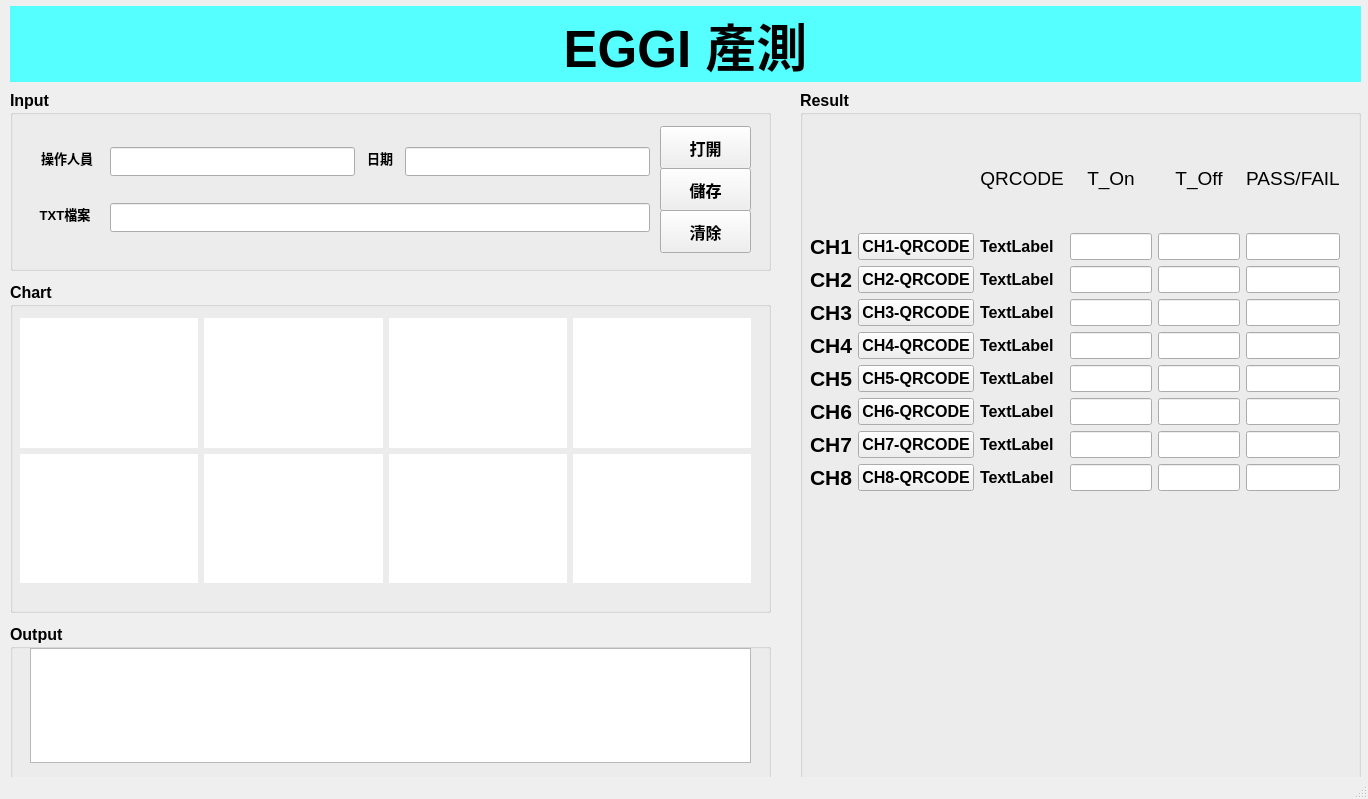
<?xml version="1.0" encoding="UTF-8"?>
<ui version="4.0">
 <class>MainWindow</class>
 <widget class="QMainWindow" name="MainWindow">
  <property name="geometry">
   <rect>
    <x>0</x>
    <y>0</y>
    <width>1368</width>
    <height>799</height>
   </rect>
  </property>
  <property name="windowTitle">
   <string>MainWindow</string>
  </property>
  <widget class="QWidget" name="centralwidget">
   <widget class="QGroupBox" name="Input_box">
    <property name="geometry">
     <rect>
      <x>10</x>
      <y>90</y>
      <width>761</width>
      <height>181</height>
     </rect>
    </property>
    <property name="font">
     <font>
      <pointsize>12</pointsize>
      <weight>75</weight>
      <bold>true</bold>
     </font>
    </property>
    <property name="title">
     <string>Input</string>
    </property>
    <widget class="QPushButton" name="btn_opentxt">
     <property name="geometry">
      <rect>
       <x>650</x>
       <y>36</y>
       <width>91</width>
       <height>43</height>
      </rect>
     </property>
     <property name="font">
      <font>
       <pointsize>12</pointsize>
       <weight>75</weight>
       <bold>true</bold>
      </font>
     </property>
     <property name="text">
      <string>打開</string>
     </property>
    </widget>
    <widget class="QPushButton" name="btn_save">
     <property name="geometry">
      <rect>
       <x>650</x>
       <y>78</y>
       <width>91</width>
       <height>43</height>
      </rect>
     </property>
     <property name="font">
      <font>
       <pointsize>12</pointsize>
       <weight>75</weight>
       <bold>true</bold>
      </font>
     </property>
     <property name="text">
      <string>儲存</string>
     </property>
    </widget>
    <widget class="QPushButton" name="btn_clean">
     <property name="geometry">
      <rect>
       <x>650</x>
       <y>120</y>
       <width>91</width>
       <height>43</height>
      </rect>
     </property>
     <property name="font">
      <font>
       <pointsize>12</pointsize>
       <weight>75</weight>
       <bold>true</bold>
      </font>
     </property>
     <property name="text">
      <string>清除</string>
     </property>
    </widget>
    <widget class="QLabel" name="label_name">
     <property name="geometry">
      <rect>
       <x>21</x>
       <y>57</y>
       <width>72</width>
       <height>21</height>
      </rect>
     </property>
     <property name="font">
      <font>
       <pointsize>10</pointsize>
       <weight>75</weight>
       <bold>true</bold>
      </font>
     </property>
     <property name="text">
      <string>操作人員</string>
     </property>
     <property name="alignment">
      <set>Qt::AlignCenter</set>
     </property>
    </widget>
    <widget class="QLineEdit" name="input_name">
     <property name="geometry">
      <rect>
       <x>100</x>
       <y>57</y>
       <width>245</width>
       <height>29</height>
      </rect>
     </property>
    </widget>
    <widget class="QLabel" name="label_datetime">
     <property name="geometry">
      <rect>
       <x>352</x>
       <y>57</y>
       <width>36</width>
       <height>21</height>
      </rect>
     </property>
     <property name="font">
      <font>
       <pointsize>10</pointsize>
       <weight>75</weight>
       <bold>true</bold>
      </font>
     </property>
     <property name="text">
      <string>日期</string>
     </property>
     <property name="alignment">
      <set>Qt::AlignCenter</set>
     </property>
    </widget>
    <widget class="QLineEdit" name="output_datetime">
     <property name="geometry">
      <rect>
       <x>395</x>
       <y>57</y>
       <width>245</width>
       <height>29</height>
      </rect>
     </property>
    </widget>
    <widget class="QLabel" name="label_txt_2">
     <property name="geometry">
      <rect>
       <x>21</x>
       <y>113</y>
       <width>68</width>
       <height>21</height>
      </rect>
     </property>
     <property name="font">
      <font>
       <pointsize>10</pointsize>
       <weight>75</weight>
       <bold>true</bold>
      </font>
     </property>
     <property name="text">
      <string>TXT檔案</string>
     </property>
     <property name="alignment">
      <set>Qt::AlignCenter</set>
     </property>
    </widget>
    <widget class="QLineEdit" name="input_file">
     <property name="geometry">
      <rect>
       <x>100</x>
       <y>113</y>
       <width>540</width>
       <height>29</height>
      </rect>
     </property>
    </widget>
   </widget>
   <widget class="QLabel" name="EGGI_Title">
    <property name="geometry">
     <rect>
      <x>10</x>
      <y>6</y>
      <width>1351</width>
      <height>76</height>
     </rect>
    </property>
    <property name="font">
     <font>
      <pointsize>38</pointsize>
      <weight>75</weight>
      <bold>true</bold>
      <underline>false</underline>
     </font>
    </property>
    <property name="cursor">
     <cursorShape>ArrowCursor</cursorShape>
    </property>
    <property name="styleSheet">
     <string notr="true">background-color: rgb(85, 255, 255);</string>
    </property>
    <property name="text">
     <string>EGGI 產測</string>
    </property>
    <property name="alignment">
     <set>Qt::AlignCenter</set>
    </property>
   </widget>
   <widget class="QGroupBox" name="Chart_box">
    <property name="geometry">
     <rect>
      <x>10</x>
      <y>282</y>
      <width>761</width>
      <height>331</height>
     </rect>
    </property>
    <property name="font">
     <font>
      <pointsize>12</pointsize>
      <weight>75</weight>
      <bold>true</bold>
     </font>
    </property>
    <property name="title">
     <string>Chart</string>
    </property>
    <widget class="QSplitter" name="splitter_2">
     <property name="geometry">
      <rect>
       <x>16</x>
       <y>156</y>
       <width>0</width>
       <height>0</height>
      </rect>
     </property>
     <property name="orientation">
      <enum>Qt::Vertical</enum>
     </property>
     <widget class="QWidget" name="widget_6" native="true">
      <property name="styleSheet">
       <string notr="true">background-color: rgb(255, 255, 255);</string>
      </property>
     </widget>
     <widget class="QWidget" name="widget_7" native="true">
      <property name="styleSheet">
       <string notr="true">background-color: rgb(255, 255, 255);</string>
      </property>
     </widget>
     <widget class="QWidget" name="widget_8" native="true">
      <property name="styleSheet">
       <string notr="true">background-color: rgb(255, 255, 255);</string>
      </property>
     </widget>
     <widget class="QWidget" name="widget_5" native="true">
      <property name="styleSheet">
       <string notr="true">background-color: rgb(255, 255, 255);</string>
      </property>
     </widget>
    </widget>
    <widget class="QWidget" name="layoutWidget_2">
     <property name="geometry">
      <rect>
       <x>10</x>
       <y>36</y>
       <width>731</width>
       <height>265</height>
      </rect>
     </property>
     <layout class="QGridLayout" name="gridLayout_3">
      <item row="0" column="2">
       <widget class="QWidget" name="ch3_chart" native="true">
        <property name="styleSheet">
         <string notr="true">
background-color: rgb(255, 255, 255);</string>
        </property>
       </widget>
      </item>
      <item row="2" column="2">
       <widget class="QWidget" name="ch7_chart" native="true">
        <property name="styleSheet">
         <string notr="true">
background-color: rgb(255, 255, 255);</string>
        </property>
       </widget>
      </item>
      <item row="2" column="1">
       <widget class="QWidget" name="ch6_chart" native="true">
        <property name="styleSheet">
         <string notr="true">
background-color: rgb(255, 255, 255);</string>
        </property>
       </widget>
      </item>
      <item row="0" column="0">
       <widget class="QWidget" name="ch1_chart" native="true">
        <property name="styleSheet">
         <string notr="true">
background-color: rgb(255, 255, 255);</string>
        </property>
       </widget>
      </item>
      <item row="2" column="3">
       <widget class="QWidget" name="ch8_chart" native="true">
        <property name="styleSheet">
         <string notr="true">
background-color: rgb(255, 255, 255);</string>
        </property>
       </widget>
      </item>
      <item row="0" column="3">
       <widget class="QWidget" name="ch4_chart" native="true">
        <property name="styleSheet">
         <string notr="true">
background-color: rgb(255, 255, 255);</string>
        </property>
       </widget>
      </item>
      <item row="2" column="0">
       <widget class="QWidget" name="ch5_chart" native="true">
        <property name="styleSheet">
         <string notr="true">
background-color: rgb(255, 255, 255);</string>
        </property>
       </widget>
      </item>
      <item row="0" column="1">
       <widget class="QWidget" name="ch2_chart" native="true">
        <property name="styleSheet">
         <string notr="true">
background-color: rgb(255, 255, 255);</string>
        </property>
       </widget>
      </item>
     </layout>
    </widget>
   </widget>
   <widget class="QGroupBox" name="Result_box">
    <property name="geometry">
     <rect>
      <x>800</x>
      <y>90</y>
      <width>561</width>
      <height>691</height>
     </rect>
    </property>
    <property name="font">
     <font>
      <pointsize>12</pointsize>
      <weight>75</weight>
      <bold>true</bold>
     </font>
    </property>
    <property name="title">
     <string>Result</string>
    </property>
    <widget class="QWidget" name="layoutWidget">
     <property name="geometry">
      <rect>
       <x>10</x>
       <y>40</y>
       <width>530</width>
       <height>361</height>
      </rect>
     </property>
     <layout class="QGridLayout" name="gridLayout">
      <item row="7" column="5">
       <widget class="QLineEdit" name="ch7_T_Off"/>
      </item>
      <item row="5" column="2">
       <widget class="QPushButton" name="pushButton_5">
        <property name="text">
         <string>CH5-QRCODE</string>
        </property>
       </widget>
      </item>
      <item row="3" column="2">
       <widget class="QPushButton" name="pushButton_3">
        <property name="text">
         <string>CH3-QRCODE</string>
        </property>
       </widget>
      </item>
      <item row="4" column="2">
       <widget class="QPushButton" name="pushButton_4">
        <property name="text">
         <string>CH4-QRCODE</string>
        </property>
       </widget>
      </item>
      <item row="1" column="2">
       <widget class="QPushButton" name="pushButton">
        <property name="text">
         <string>CH1-QRCODE</string>
        </property>
       </widget>
      </item>
      <item row="6" column="5">
       <widget class="QLineEdit" name="ch6_T_Off"/>
      </item>
      <item row="2" column="2">
       <widget class="QPushButton" name="pushButton_2">
        <property name="text">
         <string>CH2-QRCODE</string>
        </property>
       </widget>
      </item>
      <item row="8" column="2">
       <widget class="QPushButton" name="pushButton_8">
        <property name="text">
         <string>CH8-QRCODE</string>
        </property>
       </widget>
      </item>
      <item row="7" column="2">
       <widget class="QPushButton" name="pushButton_7">
        <property name="text">
         <string>CH7-QRCODE</string>
        </property>
       </widget>
      </item>
      <item row="8" column="4">
       <widget class="QLineEdit" name="ch8_T_On"/>
      </item>
      <item row="2" column="5">
       <widget class="QLineEdit" name="ch2_T_Off"/>
      </item>
      <item row="3" column="1">
       <widget class="QLabel" name="label_ch3">
        <property name="font">
         <font>
          <pointsize>16</pointsize>
          <weight>75</weight>
          <bold>true</bold>
         </font>
        </property>
        <property name="text">
         <string>CH3</string>
        </property>
        <property name="alignment">
         <set>Qt::AlignCenter</set>
        </property>
       </widget>
      </item>
      <item row="7" column="1">
       <widget class="QLabel" name="label_ch7">
        <property name="font">
         <font>
          <pointsize>16</pointsize>
          <weight>75</weight>
          <bold>true</bold>
         </font>
        </property>
        <property name="text">
         <string>CH7</string>
        </property>
        <property name="alignment">
         <set>Qt::AlignCenter</set>
        </property>
       </widget>
      </item>
      <item row="0" column="3">
       <widget class="QLabel" name="label_qrcode">
        <property name="font">
         <font>
          <pointsize>14</pointsize>
          <weight>50</weight>
          <bold>false</bold>
         </font>
        </property>
        <property name="text">
         <string>QRCODE</string>
        </property>
        <property name="alignment">
         <set>Qt::AlignCenter</set>
        </property>
       </widget>
      </item>
      <item row="5" column="6">
       <widget class="QLineEdit" name="ch5_PF"/>
      </item>
      <item row="6" column="1">
       <widget class="QLabel" name="label_ch6">
        <property name="font">
         <font>
          <pointsize>16</pointsize>
          <weight>75</weight>
          <bold>true</bold>
         </font>
        </property>
        <property name="text">
         <string>CH6</string>
        </property>
        <property name="alignment">
         <set>Qt::AlignCenter</set>
        </property>
       </widget>
      </item>
      <item row="5" column="4">
       <widget class="QLineEdit" name="ch5_T_On"/>
      </item>
      <item row="2" column="6">
       <widget class="QLineEdit" name="ch2_PF"/>
      </item>
      <item row="2" column="1">
       <widget class="QLabel" name="label_ch2">
        <property name="font">
         <font>
          <pointsize>16</pointsize>
          <weight>75</weight>
          <bold>true</bold>
         </font>
        </property>
        <property name="text">
         <string>CH2</string>
        </property>
        <property name="alignment">
         <set>Qt::AlignCenter</set>
        </property>
       </widget>
      </item>
      <item row="1" column="6">
       <widget class="QLineEdit" name="ch1_PF"/>
      </item>
      <item row="4" column="6">
       <widget class="QLineEdit" name="ch4_PF"/>
      </item>
      <item row="1" column="5">
       <widget class="QLineEdit" name="ch1_T_Off"/>
      </item>
      <item row="3" column="6">
       <widget class="QLineEdit" name="ch3_PF"/>
      </item>
      <item row="8" column="6">
       <widget class="QLineEdit" name="ch8_PF"/>
      </item>
      <item row="7" column="4">
       <widget class="QLineEdit" name="ch7_T_On"/>
      </item>
      <item row="4" column="4">
       <widget class="QLineEdit" name="ch4_T_On"/>
      </item>
      <item row="5" column="1">
       <widget class="QLabel" name="label_ch5">
        <property name="font">
         <font>
          <pointsize>16</pointsize>
          <weight>75</weight>
          <bold>true</bold>
         </font>
        </property>
        <property name="text">
         <string>CH5</string>
        </property>
        <property name="alignment">
         <set>Qt::AlignCenter</set>
        </property>
       </widget>
      </item>
      <item row="4" column="5">
       <widget class="QLineEdit" name="ch4_T_Off"/>
      </item>
      <item row="6" column="4">
       <widget class="QLineEdit" name="ch6_T_On"/>
      </item>
      <item row="0" column="6">
       <widget class="QLabel" name="label_T_On_14">
        <property name="font">
         <font>
          <pointsize>14</pointsize>
          <weight>50</weight>
          <bold>false</bold>
         </font>
        </property>
        <property name="text">
         <string>PASS/FAIL</string>
        </property>
        <property name="alignment">
         <set>Qt::AlignCenter</set>
        </property>
       </widget>
      </item>
      <item row="8" column="1">
       <widget class="QLabel" name="label_ch8">
        <property name="font">
         <font>
          <pointsize>16</pointsize>
          <weight>75</weight>
          <bold>true</bold>
         </font>
        </property>
        <property name="text">
         <string>CH8</string>
        </property>
        <property name="alignment">
         <set>Qt::AlignCenter</set>
        </property>
       </widget>
      </item>
      <item row="3" column="4">
       <widget class="QLineEdit" name="ch3_T_On"/>
      </item>
      <item row="0" column="5">
       <widget class="QLabel" name="label_T_Off">
        <property name="font">
         <font>
          <pointsize>14</pointsize>
          <weight>50</weight>
          <bold>false</bold>
         </font>
        </property>
        <property name="text">
         <string>T_Off</string>
        </property>
        <property name="alignment">
         <set>Qt::AlignCenter</set>
        </property>
       </widget>
      </item>
      <item row="1" column="1">
       <widget class="QLabel" name="label_ch1">
        <property name="font">
         <font>
          <pointsize>16</pointsize>
          <weight>75</weight>
          <bold>true</bold>
         </font>
        </property>
        <property name="text">
         <string>CH1</string>
        </property>
        <property name="alignment">
         <set>Qt::AlignCenter</set>
        </property>
       </widget>
      </item>
      <item row="7" column="6">
       <widget class="QLineEdit" name="ch7_PF"/>
      </item>
      <item row="4" column="1">
       <widget class="QLabel" name="label_ch4">
        <property name="font">
         <font>
          <pointsize>16</pointsize>
          <weight>75</weight>
          <bold>true</bold>
         </font>
        </property>
        <property name="text">
         <string>CH4</string>
        </property>
        <property name="alignment">
         <set>Qt::AlignCenter</set>
        </property>
       </widget>
      </item>
      <item row="1" column="4">
       <widget class="QLineEdit" name="ch1_T_On"/>
      </item>
      <item row="3" column="5">
       <widget class="QLineEdit" name="ch3_T_Off"/>
      </item>
      <item row="5" column="5">
       <widget class="QLineEdit" name="ch5_T_Off"/>
      </item>
      <item row="2" column="4">
       <widget class="QLineEdit" name="ch2_T_On"/>
      </item>
      <item row="8" column="5">
       <widget class="QLineEdit" name="ch8_T_Off"/>
      </item>
      <item row="6" column="6">
       <widget class="QLineEdit" name="ch6_PF"/>
      </item>
      <item row="0" column="4">
       <widget class="QLabel" name="label_T_On">
        <property name="font">
         <font>
          <pointsize>14</pointsize>
          <weight>50</weight>
          <bold>false</bold>
         </font>
        </property>
        <property name="text">
         <string>T_On</string>
        </property>
        <property name="alignment">
         <set>Qt::AlignCenter</set>
        </property>
       </widget>
      </item>
      <item row="6" column="2">
       <widget class="QPushButton" name="pushButton_6">
        <property name="text">
         <string>CH6-QRCODE</string>
        </property>
       </widget>
      </item>
      <item row="1" column="3">
       <widget class="QLabel" name="label">
        <property name="text">
         <string>TextLabel</string>
        </property>
       </widget>
      </item>
      <item row="2" column="3">
       <widget class="QLabel" name="label_2">
        <property name="text">
         <string>TextLabel</string>
        </property>
       </widget>
      </item>
      <item row="3" column="3">
       <widget class="QLabel" name="label_3">
        <property name="text">
         <string>TextLabel</string>
        </property>
       </widget>
      </item>
      <item row="4" column="3">
       <widget class="QLabel" name="label_4">
        <property name="text">
         <string>TextLabel</string>
        </property>
       </widget>
      </item>
      <item row="5" column="3">
       <widget class="QLabel" name="label_5">
        <property name="text">
         <string>TextLabel</string>
        </property>
       </widget>
      </item>
      <item row="6" column="3">
       <widget class="QLabel" name="label_6">
        <property name="text">
         <string>TextLabel</string>
        </property>
       </widget>
      </item>
      <item row="7" column="3">
       <widget class="QLabel" name="label_7">
        <property name="text">
         <string>TextLabel</string>
        </property>
       </widget>
      </item>
      <item row="8" column="3">
       <widget class="QLabel" name="label_8">
        <property name="text">
         <string>TextLabel</string>
        </property>
       </widget>
      </item>
     </layout>
    </widget>
   </widget>
   <widget class="QGroupBox" name="groupBox">
    <property name="geometry">
     <rect>
      <x>10</x>
      <y>624</y>
      <width>761</width>
      <height>163</height>
     </rect>
    </property>
    <property name="font">
     <font>
      <pointsize>12</pointsize>
      <weight>75</weight>
      <bold>true</bold>
     </font>
    </property>
    <property name="title">
     <string>Output</string>
    </property>
    <widget class="QTextBrowser" name="textBrowser">
     <property name="geometry">
      <rect>
       <x>20</x>
       <y>24</y>
       <width>721</width>
       <height>115</height>
      </rect>
     </property>
     <property name="html">
      <string>&lt;!DOCTYPE HTML PUBLIC &quot;-//W3C//DTD HTML 4.0//EN&quot; &quot;http://www.w3.org/TR/REC-html40/strict.dtd&quot;&gt;
&lt;html&gt;&lt;head&gt;&lt;meta name=&quot;qrichtext&quot; content=&quot;1&quot; /&gt;&lt;style type=&quot;text/css&quot;&gt;
p, li { white-space: pre-wrap; }
&lt;/style&gt;&lt;/head&gt;&lt;body style=&quot; font-family:'PMingLiU'; font-size:12pt; font-weight:600; font-style:normal;&quot;&gt;
&lt;p style=&quot;-qt-paragraph-type:empty; margin-top:0px; margin-bottom:0px; margin-left:0px; margin-right:0px; -qt-block-indent:0; text-indent:0px; font-family:'MS Shell Dlg 2';&quot;&gt;&lt;br /&gt;&lt;/p&gt;&lt;/body&gt;&lt;/html&gt;</string>
     </property>
    </widget>
   </widget>
  </widget>
  <widget class="QStatusBar" name="statusbar"/>
 </widget>
 <resources/>
 <connections>
  <connection>
   <sender>btn_opentxt</sender>
   <signal>clicked()</signal>
   <receiver>btn_opentxt</receiver>
   <slot>click()</slot>
   <hints>
    <hint type="sourcelabel">
     <x>643</x>
     <y>155</y>
    </hint>
    <hint type="destinationlabel">
     <x>643</x>
     <y>158</y>
    </hint>
   </hints>
  </connection>
 </connections>
</ui>
